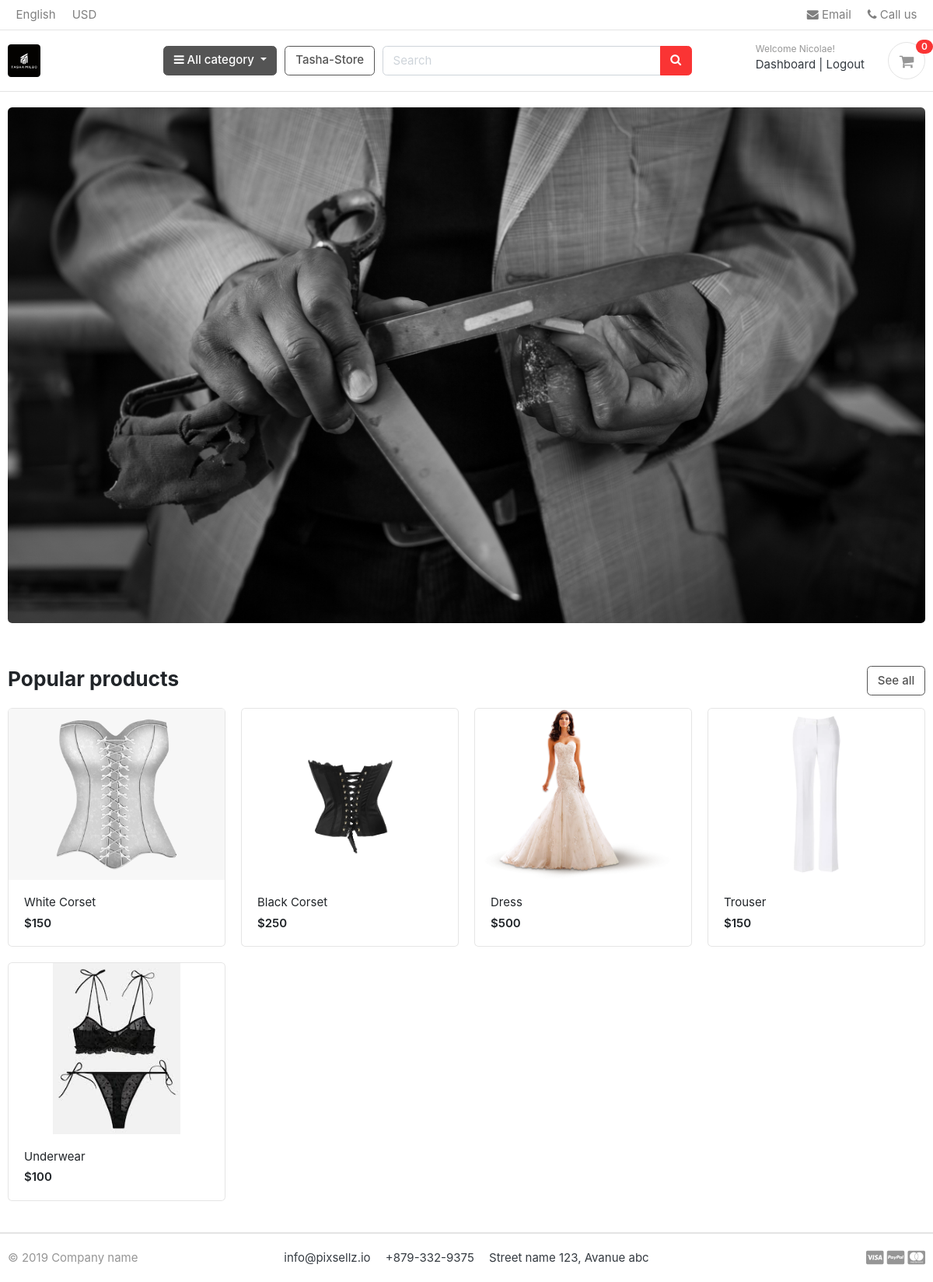
/ (signed in), run on the app's committed database.
### accounts/models.py (models this page shows, shortened)
class Account(AbstractBaseUser):
    first_name   = models.CharField(max_length=50)
    last_name    = models.CharField(max_length=50)
    username     = models.CharField(max_length=50, unique=True)
    email        = models.EmailField(max_length=100, unique=True)
    phone_number = models.CharField(max_length=50)
    date_joined  = models.DateTimeField(auto_now_add=True)
    last_login   = models.DateTimeField(auto_now_add=True)
    is_admin     = models.BooleanField(default=False)
    is_staff     = models.BooleanField(default=False)
    is_active     = models.BooleanField(default=False)
    is_superadmin     = models.BooleanField(default=False)
    USERNAME_FIELD = 'email'
    REQUIRED_FIELDS = ['username', 'first_name', 'last_name']
    objects = MyAccountManager()

### store/models.py (models this page shows, shortened)
class Product(models.Model):
    product_name = models.CharField(max_length=200, unique=True)
    slug         = models.SlugField(max_length=200, unique=True)
    description  = models.TextField(max_length=500, blank=True)
    price        = models.IntegerField()
    images       = models.ImageField(upload_to='photos/products')
    stock        = models.IntegerField()
    is_available = models.BooleanField(default=True)
    category     = models.ForeignKey(Category, on_delete=models.CASCADE)
    created_date  = models.DateTimeField(auto_now_add=True)
    modified_date= models.DateTimeField(auto_now=True)
    def get_url(self):
        return reverse('product_detail', args=[self.category.slug, self.slug])

### greatkart/views.py (the view)
# urls.py: 2. Add a URL to urlpatterns:  path('', views.home, name='home')
def home(request):
    products = Product.objects.all().filter(is_available=True)
    context = {
    'products': products,
    }
    return render(request, 'home.html', context)

### carts/context_processors.py (called while the page is built)
def counter(request):
    cart_count = 0
    if 'admin' in request.path:
        return()
    else:
        try:
            cart = Cart.objects.filter(cart_id=_cart_id(request))
            if request.user.is_authenticated:
                cart_items = CartItem.objects.all().filter(user=request.user)
            else:
                cart_items = CartItem.objects.all().filter(cart=cart[:1])
            for cart_item in cart_items:
                cart_count += cart_item.quantity
        except Cart.DoesNotExist:
            cart_count = 0
    return dict(cart_count=cart_count)

### carts/views.py (called while the page is built)
def _cart_id(request):
    cart = request.session.session_key
    if not cart:
        cart = request.session.create()
    return cart

### category/context_processors.py (called while the page is built)
def menu_links(request):
    links = Category.objects.all()
    return dict(links=links)

### category/models.py (called while the page is built)
    def get_url(self):
            return reverse('products_by_category', args=[self.slug])

### templates/home.html
{% extends 'base.html' %}
{% load static %}
{% block content %}
<section class="section-intro padding-y-sm">
<div class="container">
<div class="intro-banner-wrap">
	<img src="{% static 'images/banners/banner.jpg'%}" class="img-fluid rounded">
</div>
</div>
</section>
<section class="section-name padding-y-sm">
<div class="container">
<header class="section-heading">
	<a href="{% url 'store' %}" class="btn btn-outline-secondary float-right">See all</a>
	<h3 class="section-title">Popular products</h3>
</header>
<div class="row">
	{% for product in products %}
	<div class="col-md-3">
		<div class="card card-product-grid">
			<a href="{{product.get_url}}" class="img-wrap"> <img src="{{product.images.url}}"> </a>
			<figcaption class="info-wrap">
				<a href="{{product.get_url}}" class="title">{{product.product_name}}</a>
				<div class="price mt-1">${{product.price}}</div>
			</figcaption>
		</div>
	</div>
{% endfor %}
</div>
</div>
</section>
</body>
</html>
{% endblock %}

### templates/includes/navbar.html (shortened to what this page needs)
{% load static %}
<header class="section-header">
<nav class="navbar p-md-0 navbar-expand-sm navbar-light border-bottom">
<div class="container">
  <div class="collapse navbar-collapse" id="navbarTop4">
    <ul class="navbar-nav mr-auto">
      <li class="nav-item dropdown">
      <a href="#" class="nav-link">   English </a>
    </li>
    <li class="nav-item dropdown">
      <a href="#" class="nav-link"> USD </a>
    </li>
    </ul>
    <ul class="navbar-nav">
    <li><a href="#" class="nav-link"> <i class="fa fa-envelope"></i> Email </a></li>
    <li><a href="#" class="nav-link"> <i class="fa fa-phone"></i> Call us </a></li>
  </ul>
  </div>
</div>
</nav>
<section class="header-main border-bottom">
  <div class="container">
<div class="row align-items-center">
  <div class="col-lg-2 col-md-3 col-6">
    <a href="{% url 'home'%}" class="brand-wrap">
      <img class="logo" src="{% static './images/tasha_logo.jpg'%}" style="border-radius: 10%;">
    </a>
  </div>
  <div class="col-lg col-sm col-md col-6 flex-grow-0">
    <div class="category-wrap dropdown d-inline-block float-right">
      <button type="button" class="btn btn-secondary dropdown-toggle" data-toggle="dropdown">
        <i class="fa fa-bars"></i> All category
      </button>
    </div>
  </div>
  <a href="{% url 'store' %}" class="btn btn-outline-secondary">Tasha-Store</a>
  <div class="col-lg  col-md-6 col-sm-12 col">
    <form action="{% url 'search' %}" class="search" method='GET'>
      <div class="input-group w-100">
          <input type="text" class="form-control" style="width:60%;" placeholder="Search" name="keyword">
          <div class="input-group-append">
            <button class="btn btn-danger" type="submit">
              <i class="fa fa-search"></i>
            </button>
          </div>
        </div>
    </form>
  </div>
  <div class="col-lg-3 col-sm-6 col-8 order-2 order-lg-3">
        <div class="d-flex justify-content-end mb-3 mb-lg-0">
          {% if user.id is None %}
          <div class="widget-header">
            <small class="title text-muted">Welcome guest!</small>
            <div>
              <a href="{% url 'login' %}">Sign in</a> <span class="dark-transp"> | </span>
              <a href="{% url 'register' %}"> Register</a>
            </div>
          </div>
          {% else %}
          <div class="widget-header">
            <small class="title text-muted">Welcome {{user.first_name}}!</small>
            <div>
              <a href="{% url 'dashboard'%}">Dashboard</a> <span class="dark-transp"> | </span>
              <a href="{% url 'logout'%}">Logout</a>
            </div>
          </div>
          {% endif%}
          <a href="{% url 'cart' %}" class="widget-header pl-3 ml-3">
            <div class="icon icon-sm rounded-circle border"><i class="fa fa-shopping-cart"></i></div>
            <span class="badge badge-pill badge-danger notify">{{cart_count}}</span>
          </a>
        </div>
      </div>
</div>
  </div>
</section>
</header>

### greatkart/static/css/ui.css (style rules this page uses)
html { font-family: "Inter", sans-serif; font-size: 15px; }
.img-wrap { text-align: center; display: block; }
.img-wrap img { max-width: 100%; }
.icon-xs, .icon-sm, .icon-md, .icon-lg { display: inline-block; text-align: center; flex-shrink: 0; flex-grow: 0; }
.icon-sm { width: 48px; height: 48px; line-height: 48px !important; font-size: 20px; }
.padding-y-sm { padding-top: 20px; padding-bottom: 20px; }
.section-heading { margin-bottom: 20px; margin-top: 15px; }
.section-title { color: #212529; }
.header-main { position: relative; padding-top: 1rem; padding-bottom: 1rem; }
.brand-wrap .logo, .navbar-brand .logo { margin-right: 7px; max-height: 42px; display: inline-block; }
.widget-header { display: inline-block; vertical-align: middle; position: relative; }
.widget-header a { color: #343a40; }
.widget-header i { color: #969696; }
.widget-header .title { display: block; }
.widget-header .notify { position: absolute; top: -3px; right: -10px; }
[class*=card-product] a.title { color: #212529; display: block; }
[class*=card-product] .img-wrap { overflow: hidden; position: relative; }
[class*=card-product] .img-wrap img { height: 100%; max-width: 100%; width: auto; display: inline-block; -o-object-fit: cover; object-fit: cover; }
.card-product-grid { margin-bottom: 20px; }
.card-product-grid .img-wrap { border-radius: 0.2rem 0.2rem 0 0; height: 220px; }
.card-product-grid .info-wrap { overflow: hidden; padding: 18px 20px; }
.card .img-wrap { overflow: hidden; }
.notify { position: absolute; top: -4px; right: -10px; display: inline-block; padding: 0.25em 0.6em; font-size: 12px; line-height: 1; text-align: center; border-radius: 3rem; color: #fff; background-color: #fa3434; }
.price { font-weight: 600; color: #212529; }

### data on the page
Account: first_name "Nicolae"
Product: images (picture), product_name "White Corset", price "150"
Product: images (picture), product_name "Black Corset", price "250"
Product: images (picture), product_name "Dress", price "500"
Product: images (picture), product_name "Trouser", price "150"
Product: images (picture), product_name "Underwear", price "100"

### other printed values
{{ cart_count }} "0"
